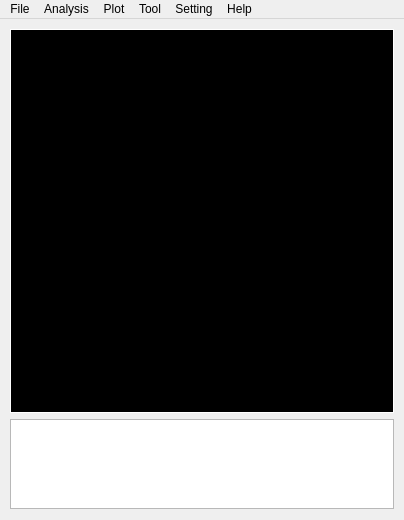
<?xml version="1.0" encoding="UTF-8"?>
<ui version="4.0">
 <class>MainWindow</class>
 <widget class="QMainWindow" name="MainWindow">
  <property name="geometry">
   <rect>
    <x>0</x>
    <y>0</y>
    <width>404</width>
    <height>520</height>
   </rect>
  </property>
  <property name="windowTitle">
   <string>AiCCMetrics</string>
  </property>
  <widget class="QWidget" name="centralwidget">
   <widget class="QLabel" name="ImageWindow">
    <property name="geometry">
     <rect>
      <x>10</x>
      <y>10</y>
      <width>384</width>
      <height>384</height>
     </rect>
    </property>
    <property name="acceptDrops">
     <bool>true</bool>
    </property>
    <property name="styleSheet">
     <string notr="true">QLabel {
    background-color: black;
    border: 1px solid white;
}
</string>
    </property>
    <property name="text">
     <string/>
    </property>
   </widget>
   <widget class="QTextBrowser" name="LogWindow">
    <property name="geometry">
     <rect>
      <x>10</x>
      <y>400</y>
      <width>384</width>
      <height>90</height>
     </rect>
    </property>
   </widget>
  </widget>
  <widget class="QMenuBar" name="menubar">
   <property name="geometry">
    <rect>
     <x>0</x>
     <y>0</y>
     <width>404</width>
     <height>21</height>
    </rect>
   </property>
   <widget class="QMenu" name="FileMenu">
    <property name="title">
     <string>File</string>
    </property>
    <addaction name="actionOpen"/>
    <addaction name="actionSave"/>
   </widget>
   <widget class="QMenu" name="AnalysisMenu">
    <property name="title">
     <string>Analysis</string>
    </property>
    <addaction name="actionProcess"/>
   </widget>
   <widget class="QMenu" name="PlotMenu">
    <property name="title">
     <string>Plot</string>
    </property>
    <addaction name="actionShow_origin"/>
    <addaction name="actionDraw_bone"/>
    <addaction name="actionDraw_body"/>
    <addaction name="actionDraw_binary"/>
   </widget>
   <widget class="QMenu" name="ToolMenu">
    <property name="title">
     <string>Tool</string>
    </property>
    <addaction name="actionBatch_processing"/>
   </widget>
   <widget class="QMenu" name="HelpMenu">
    <property name="title">
     <string>Help</string>
    </property>
    <addaction name="actionAbout_us"/>
   </widget>
   <widget class="QMenu" name="SettingMenu">
    <property name="title">
     <string>Setting</string>
    </property>
    <addaction name="actionLanguage"/>
   </widget>
   <addaction name="FileMenu"/>
   <addaction name="AnalysisMenu"/>
   <addaction name="PlotMenu"/>
   <addaction name="ToolMenu"/>
   <addaction name="SettingMenu"/>
   <addaction name="HelpMenu"/>
  </widget>
  <action name="actionOpen">
   <property name="text">
    <string>Open</string>
   </property>
  </action>
  <action name="actionSave">
   <property name="text">
    <string>Save</string>
   </property>
  </action>
  <action name="actionLanguage">
   <property name="text">
    <string>Language</string>
   </property>
  </action>
  <action name="actionAbout_us">
   <property name="text">
    <string>About us</string>
   </property>
  </action>
  <action name="actionBatch_processing">
   <property name="text">
    <string>Batch processing</string>
   </property>
  </action>
  <action name="actionProcess">
   <property name="text">
    <string>Process</string>
   </property>
  </action>
  <action name="actionDraw_bone">
   <property name="text">
    <string>Draw bone</string>
   </property>
  </action>
  <action name="actionDraw_body">
   <property name="text">
    <string>Draw body</string>
   </property>
  </action>
  <action name="actionDraw_binary">
   <property name="text">
    <string>Draw binary</string>
   </property>
  </action>
  <action name="actionShow_origin">
   <property name="text">
    <string>Show origin</string>
   </property>
  </action>
 </widget>
 <resources/>
 <connections/>
</ui>
